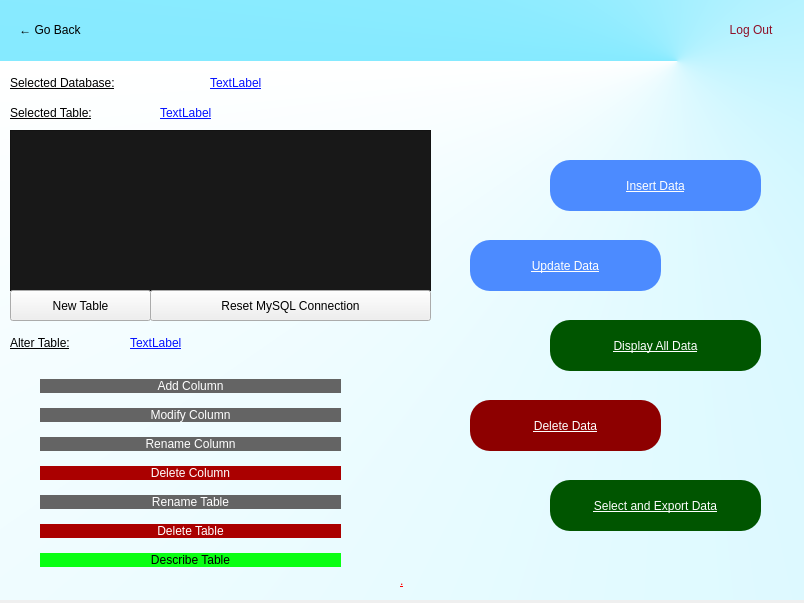
<?xml version="1.0" encoding="UTF-8"?>
<ui version="4.0">
 <class>main</class>
 <widget class="QDialog" name="main">
  <property name="geometry">
   <rect>
    <x>0</x>
    <y>0</y>
    <width>804</width>
    <height>603</height>
   </rect>
  </property>
  <property name="sizePolicy">
   <sizepolicy hsizetype="Fixed" vsizetype="Preferred">
    <horstretch>0</horstretch>
    <verstretch>0</verstretch>
   </sizepolicy>
  </property>
  <property name="windowTitle">
   <string>Main Menu</string>
  </property>
  <property name="windowIcon">
   <iconset>
    <normaloff>icon.png</normaloff>icon.png</iconset>
  </property>
  <property name="styleSheet">
   <string notr="true">LoginPg:QDialog{background-color: qconicalgradient(cx:0.258528, cy:0.847, angle:20, stop:0 rgba(123, 230, 239, 255), stop:1 rgba(255, 255, 255, 255))}</string>
  </property>
  <widget class="QWidget" name="main_window_widget" native="true">
   <property name="geometry">
    <rect>
     <x>0</x>
     <y>0</y>
     <width>811</width>
     <height>600</height>
    </rect>
   </property>
   <property name="styleSheet">
    <string notr="true">QWidget#main_window_widget{
	background-color: qconicalgradient(cx:0.834955, cy:0.102, angle:180.3, stop:0 rgba(255, 255, 255, 255), stop:1 rgba(133, 234, 255, 255));}</string>
   </property>
   <widget class="QLabel" name="Error">
    <property name="geometry">
     <rect>
      <x>400</x>
      <y>560</y>
      <width>401</width>
      <height>41</height>
     </rect>
    </property>
    <property name="styleSheet">
     <string notr="true">color: rgba(255, 0, 0,255);
font: 75 bold 10pt &quot;MS Shell Dlg 2&quot;;
text-decoration: underline;</string>
    </property>
    <property name="text">
     <string>.</string>
    </property>
   </widget>
   <widget class="QWidget" name="horizontalLayoutWidget">
    <property name="geometry">
     <rect>
      <x>10</x>
      <y>10</y>
      <width>781</width>
      <height>41</height>
     </rect>
    </property>
    <layout class="QHBoxLayout" name="horizontalLayout">
     <item>
      <widget class="QPushButton" name="go_back_btn">
       <property name="enabled">
        <bool>true</bool>
       </property>
       <property name="cursor">
        <cursorShape>PointingHandCursor</cursorShape>
       </property>
       <property name="styleSheet">
        <string notr="true">font: 11pt &quot;Segoe UI Semilight&quot;;</string>
       </property>
       <property name="text">
        <string>← Go Back</string>
       </property>
       <property name="autoDefault">
        <bool>false</bool>
       </property>
       <property name="default">
        <bool>false</bool>
       </property>
       <property name="flat">
        <bool>true</bool>
       </property>
      </widget>
     </item>
     <item>
      <spacer name="horizontalSpacer">
       <property name="orientation">
        <enum>Qt::Horizontal</enum>
       </property>
       <property name="sizeHint" stdset="0">
        <size>
         <width>40</width>
         <height>20</height>
        </size>
       </property>
      </spacer>
     </item>
     <item>
      <widget class="QPushButton" name="logout_btn">
       <property name="enabled">
        <bool>true</bool>
       </property>
       <property name="cursor">
        <cursorShape>PointingHandCursor</cursorShape>
       </property>
       <property name="styleSheet">
        <string notr="true">

color: rgb(143, 16, 40);</string>
       </property>
       <property name="text">
        <string>Log Out</string>
       </property>
       <property name="flat">
        <bool>true</bool>
       </property>
      </widget>
     </item>
    </layout>
   </widget>
   <widget class="QPushButton" name="Insert_btn">
    <property name="geometry">
     <rect>
      <x>550</x>
      <y>160</y>
      <width>211</width>
      <height>51</height>
     </rect>
    </property>
    <property name="cursor">
     <cursorShape>PointingHandCursor</cursorShape>
    </property>
    <property name="styleSheet">
     <string notr="true">border-radius:20px;
text-decoration: underline;
font: italic 12pt &quot;Segoe UI Semilight&quot;;
background-color: rgb(76, 139, 255);
alternate-background-color: rgb(55, 149, 167);
color: rgb(255, 255, 255,255);</string>
    </property>
    <property name="text">
     <string>Insert Data</string>
    </property>
   </widget>
   <widget class="QPushButton" name="Update_btn">
    <property name="geometry">
     <rect>
      <x>470</x>
      <y>240</y>
      <width>191</width>
      <height>51</height>
     </rect>
    </property>
    <property name="cursor">
     <cursorShape>PointingHandCursor</cursorShape>
    </property>
    <property name="styleSheet">
     <string notr="true">border-radius:20px;
background-color: rgb(76, 139, 255);
text-decoration: underline;
font: italic 12pt &quot;Segoe UI Semilight&quot;;color: rgb(255, 255, 255,255);</string>
    </property>
    <property name="text">
     <string>Update Data</string>
    </property>
   </widget>
   <widget class="QPushButton" name="Display_btn">
    <property name="geometry">
     <rect>
      <x>550</x>
      <y>320</y>
      <width>211</width>
      <height>51</height>
     </rect>
    </property>
    <property name="cursor">
     <cursorShape>PointingHandCursor</cursorShape>
    </property>
    <property name="styleSheet">
     <string notr="true">border-radius:20px;
background-color: rgb(0, 85, 0);
text-decoration: underline;
font: italic 12pt &quot;Segoe UI Semilight&quot;;
color: rgb(255, 255, 255,255);</string>
    </property>
    <property name="text">
     <string>Display All Data</string>
    </property>
   </widget>
   <widget class="QPushButton" name="Delete_btn">
    <property name="geometry">
     <rect>
      <x>470</x>
      <y>400</y>
      <width>191</width>
      <height>51</height>
     </rect>
    </property>
    <property name="cursor">
     <cursorShape>PointingHandCursor</cursorShape>
    </property>
    <property name="styleSheet">
     <string notr="true">border-radius:20px;
background-color: rgb(141, 0, 0);
text-decoration: underline;
font: italic 12pt &quot;Segoe UI Semilight&quot;;
color: rgb(255, 255, 255,255);</string>
    </property>
    <property name="text">
     <string>Delete Data</string>
    </property>
   </widget>
   <widget class="QListWidget" name="TBlistwidget">
    <property name="geometry">
     <rect>
      <x>10</x>
      <y>130</y>
      <width>421</width>
      <height>161</height>
     </rect>
    </property>
    <property name="font">
     <font>
      <weight>75</weight>
      <italic>true</italic>
      <bold>true</bold>
     </font>
    </property>
    <property name="styleSheet">
     <string notr="true">background-color: rgb(24, 24, 24);
color: rgb(255, 225, 225);</string>
    </property>
    <property name="alternatingRowColors">
     <bool>true</bool>
    </property>
    <property name="spacing">
     <number>6</number>
    </property>
   </widget>
   <widget class="QPushButton" name="new_tb">
    <property name="geometry">
     <rect>
      <x>10</x>
      <y>290</y>
      <width>141</width>
      <height>31</height>
     </rect>
    </property>
    <property name="cursor">
     <cursorShape>PointingHandCursor</cursorShape>
    </property>
    <property name="text">
     <string>New Table</string>
    </property>
   </widget>
   <widget class="QPushButton" name="selectiveDisplay_btn">
    <property name="geometry">
     <rect>
      <x>550</x>
      <y>480</y>
      <width>211</width>
      <height>51</height>
     </rect>
    </property>
    <property name="cursor">
     <cursorShape>PointingHandCursor</cursorShape>
    </property>
    <property name="styleSheet">
     <string notr="true">border-radius:20px;
background-color:rgb(0, 85, 0);
text-decoration: underline;
font: italic 12pt &quot;Segoe UI Semilight&quot;;color: rgb(255, 255, 255,255);</string>
    </property>
    <property name="text">
     <string>Select and Export Data</string>
    </property>
   </widget>
   <widget class="QWidget" name="layoutWidget">
    <property name="geometry">
     <rect>
      <x>40</x>
      <y>370</y>
      <width>301</width>
      <height>213</height>
     </rect>
    </property>
    <layout class="QVBoxLayout" name="verticalLayout">
     <item>
      <widget class="QPushButton" name="add_col">
       <property name="minimumSize">
        <size>
         <width>112</width>
         <height>0</height>
        </size>
       </property>
       <property name="styleSheet">
        <string notr="true">
background-color: rgb(100, 100, 100);
color: rgb(255, 255, 255);
font: 63 italic 14pt &quot;Segoe UI Semibold&quot;;
border-radius:20px;</string>
       </property>
       <property name="text">
        <string>Add Column</string>
       </property>
      </widget>
     </item>
     <item>
      <widget class="QPushButton" name="modify_col">
       <property name="styleSheet">
        <string notr="true">
color: rgb(255, 255, 255);
font: 63 italic 14pt &quot;Segoe UI Semibold&quot;;border-radius:20px;
background-color: rgb(100, 100, 100);</string>
       </property>
       <property name="text">
        <string>Modify Column</string>
       </property>
      </widget>
     </item>
     <item>
      <widget class="QPushButton" name="rename_col">
       <property name="styleSheet">
        <string notr="true">color: rgb(255, 255, 255);
font: 63 italic 14pt &quot;Segoe UI Semibold&quot;;border-radius:20px;
background-color: rgb(100, 100, 100);</string>
       </property>
       <property name="text">
        <string>Rename Column</string>
       </property>
      </widget>
     </item>
     <item>
      <widget class="QPushButton" name="delete_col">
       <property name="styleSheet">
        <string notr="true">
background-color: rgb(170, 0, 0);
color: rgb(255, 255, 255);
font: 63 italic 14pt &quot;Segoe UI Semibold&quot;;
border-radius:20px;</string>
       </property>
       <property name="text">
        <string>Delete Column</string>
       </property>
      </widget>
     </item>
     <item>
      <widget class="QPushButton" name="rename_TB">
       <property name="styleSheet">
        <string notr="true">
background-color: rgb(100, 100, 100);
color: rgb(255, 255, 255);
font: 63 italic 14pt &quot;Segoe UI Semibold&quot;;
border-radius:20px;</string>
       </property>
       <property name="text">
        <string>Rename Table</string>
       </property>
      </widget>
     </item>
     <item>
      <widget class="QPushButton" name="delete_TB">
       <property name="styleSheet">
        <string notr="true">
background-color: rgb(170, 0, 0);
color: rgb(255, 255, 255);
font: 63 italic 14pt &quot;Segoe UI Semibold&quot;;
border-radius:20px;</string>
       </property>
       <property name="text">
        <string>Delete Table</string>
       </property>
      </widget>
     </item>
     <item>
      <widget class="QPushButton" name="descTB">
       <property name="styleSheet">
        <string notr="true">
background-color: rgb(10, 255, 20);
color: rgb(0,0,0);
font: 63 italic 14pt &quot;Segoe UI Semibold&quot;;
border-radius:20px;</string>
       </property>
       <property name="text">
        <string>Describe Table</string>
       </property>
      </widget>
     </item>
    </layout>
   </widget>
   <widget class="QLabel" name="DB_label">
    <property name="geometry">
     <rect>
      <x>210</x>
      <y>70</y>
      <width>201</width>
      <height>25</height>
     </rect>
    </property>
    <property name="styleSheet">
     <string notr="true">color: rgb(5, 17, 255);


text-decoration: underline;</string>
    </property>
    <property name="text">
     <string>TextLabel</string>
    </property>
   </widget>
   <widget class="QLabel" name="label_2">
    <property name="geometry">
     <rect>
      <x>10</x>
      <y>70</y>
      <width>191</width>
      <height>25</height>
     </rect>
    </property>
    <property name="styleSheet">
     <string notr="true">font: 63 italic 14pt &quot;Segoe UI Semibold&quot;;
text-decoration: underline;</string>
    </property>
    <property name="text">
     <string>Selected Database:</string>
    </property>
   </widget>
   <widget class="QLabel" name="TB_label">
    <property name="geometry">
     <rect>
      <x>160</x>
      <y>100</y>
      <width>231</width>
      <height>25</height>
     </rect>
    </property>
    <property name="styleSheet">
     <string notr="true">color: rgb(5, 17, 255);

text-decoration: underline;</string>
    </property>
    <property name="text">
     <string>TextLabel</string>
    </property>
   </widget>
   <widget class="QLabel" name="label">
    <property name="geometry">
     <rect>
      <x>10</x>
      <y>100</y>
      <width>161</width>
      <height>25</height>
     </rect>
    </property>
    <property name="styleSheet">
     <string notr="true">font: 63 italic 14pt &quot;Segoe UI Semibold&quot;;
text-decoration: underline;</string>
    </property>
    <property name="text">
     <string>Selected Table:</string>
    </property>
   </widget>
   <widget class="QLabel" name="alt_TB_label">
    <property name="geometry">
     <rect>
      <x>130</x>
      <y>330</y>
      <width>231</width>
      <height>25</height>
     </rect>
    </property>
    <property name="styleSheet">
     <string notr="true">color: rgb(5, 17, 255);

text-decoration: underline;</string>
    </property>
    <property name="text">
     <string>TextLabel</string>
    </property>
   </widget>
   <widget class="QLabel" name="label_3">
    <property name="geometry">
     <rect>
      <x>10</x>
      <y>330</y>
      <width>121</width>
      <height>25</height>
     </rect>
    </property>
    <property name="styleSheet">
     <string notr="true">font: 63 italic 14pt &quot;Segoe UI Semibold&quot;;
text-decoration: underline;</string>
    </property>
    <property name="text">
     <string>Alter Table:</string>
    </property>
   </widget>
   <widget class="QPushButton" name="resetMyConn">
    <property name="geometry">
     <rect>
      <x>150</x>
      <y>290</y>
      <width>281</width>
      <height>31</height>
     </rect>
    </property>
    <property name="toolTip">
     <string>&lt;html&gt;&lt;head/&gt;&lt;body&gt;&lt;p&gt;Resets the connection to MySQL Server running on the localhost.&lt;/p&gt;&lt;p&gt;Do this if you are getting unexpected Error popup-windows&lt;/p&gt;&lt;/body&gt;&lt;/html&gt;</string>
    </property>
    <property name="text">
     <string>Reset MySQL Connection</string>
    </property>
   </widget>
  </widget>
 </widget>
 <resources/>
 <connections/>
</ui>
